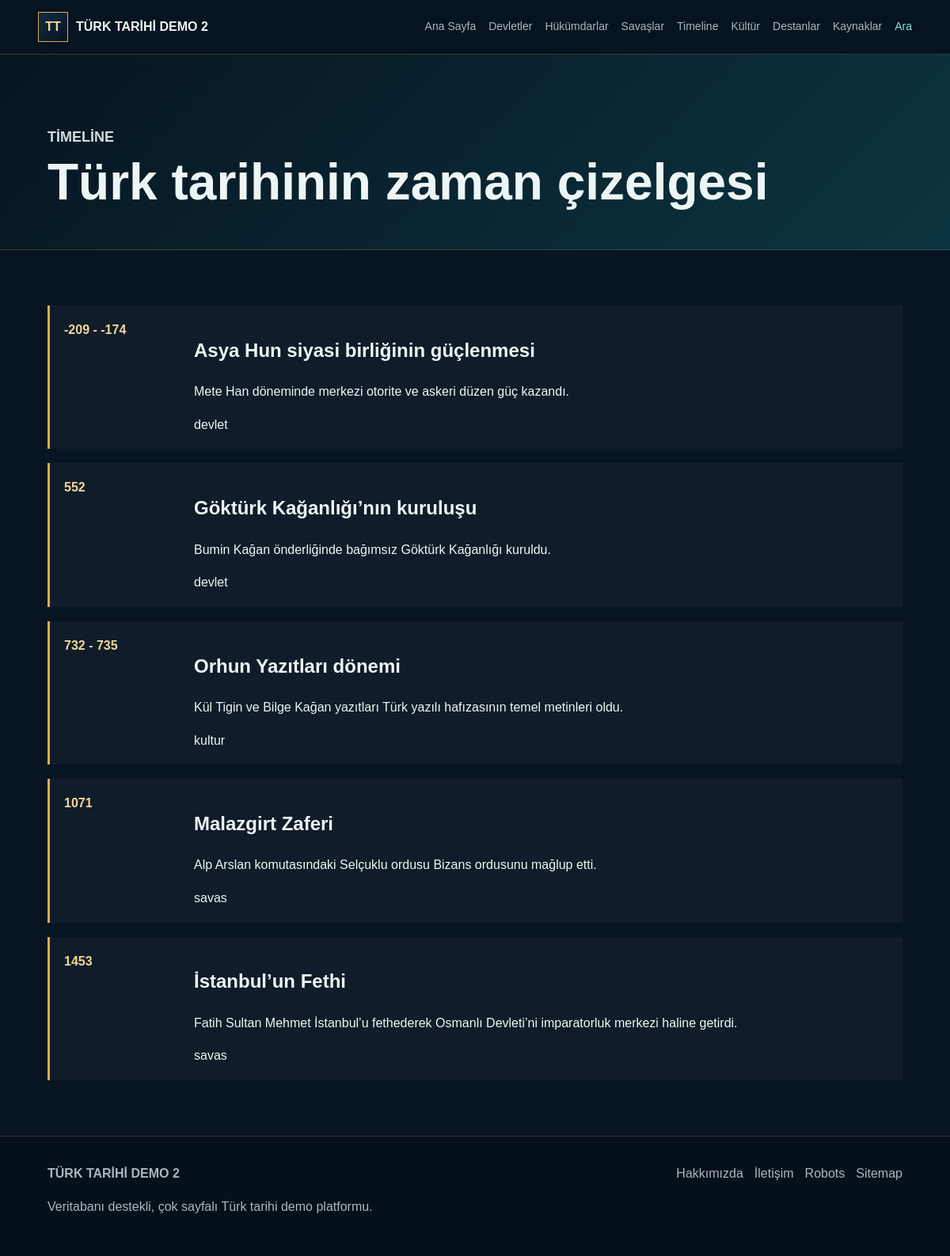
Screenshot of /turk-tarihi/zaman-cizelgesi.php with the database file from the repository.
### tables this page shows
CREATE TABLE timeline_events (
    id INT AUTO_INCREMENT PRIMARY KEY,
    title VARCHAR(180) NOT NULL,
    slug VARCHAR(190) NOT NULL UNIQUE,
    year_start INT,
    year_end INT NULL,
    description TEXT,
    event_type VARCHAR(100),
    related_content_id INT NULL,
    INDEX idx_timeline_slug (slug),
    INDEX idx_timeline_year (year_start),
    INDEX idx_timeline_type (event_type)
);

### turk-tarihi/includes/database.php (called while the page is built, shortened)
<?php
function db(): PDO
{
    static $pdo = null;
    $host = env_value('DB_HOST', '127.0.0.1');
    $port = env_value('DB_PORT', '3306');
    $name = env_value('DB_NAME', '');
    $user = env_value('DB_USER', '');
    $password = env_value('DB_PASSWORD', '');
    $dsn = "mysql:host={$host};port={$port};dbname={$name};charset=utf8mb4";
    try {
        $pdo = new PDO($dsn, $user, $password, [
            PDO::ATTR_ERRMODE => PDO::ERRMODE_EXCEPTION,
            PDO::ATTR_DEFAULT_FETCH_MODE => PDO::FETCH_ASSOC,
            PDO::ATTR_EMULATE_PREPARES => false,
        ]);
    } catch (PDOException $exception) {
        log_error($exception);
        http_response_code(500);
        if (APP_DEBUG) {
            exit('Veritabanı bağlantı hatası: ' . htmlspecialchars($exception->getMessage(), ENT_QUOTES, 'UTF-8'));
        }
        exit('Şu anda sistem bakımda. Lütfen daha sonra tekrar deneyin.');
    }
    return $pdo;
}

### turk-tarihi/includes/functions.php (called while the page is built, shortened)
<?php
require_once __DIR__ . '/database.php';
function e(?string $value): string
{
    return htmlspecialchars((string) $value, ENT_QUOTES, 'UTF-8');
}
function fetch_all(string $sql, array $params = []): array
{
    $statement = db()->prepare($sql);
    $statement->execute($params);
    return $statement->fetchAll();
}
function get_timeline_events(int $limit = 100): array
{
    return fetch_all('SELECT * FROM timeline_events ORDER BY year_start ASC LIMIT ' . (int) $limit);
}

### turk-tarihi/zaman-cizelgesi.php (the view, shortened to what this page needs)
<?php
require_once __DIR__ . '/includes/functions.php';
$events = get_timeline_events();
include __DIR__ . '/includes/header.php';
?>
<section class="page-hero compact"><p class="eyebrow">Timeline</p><h1>Türk tarihinin zaman çizelgesi</h1></section>
<section class="section timeline" data-timeline>
    <?php foreach ($events as $event): ?>
        <article class="timeline-item">
            <time><?= e($event['year_start']) ?><?= $event['year_end'] ? ' - ' . e($event['year_end']) : '' ?></time>
            <div><h2><?= e($event['title']) ?></h2><p><?= e($event['description']) ?></p><span><?= e($event['event_type']) ?></span></div>
        </article>
    <?php endforeach; ?>
</section>
<?php include __DIR__ . '/includes/footer.php'; ?>

### turk-tarihi/assets/css/main.css (style rules this page uses)
:root { --navy: #071421; --navy-2: #0b2033; --teal: #0f8f8f; --teal-soft: #8de2d8; --gold: #d8ad55; --gold-2: #f0d79a; --ink: #edf6f5; --muted: #a8b8bc; --line: rgba(216, 173, 85, .25); --panel: rgba(9, 28, 43, .88); --shadow: 0 20px 60px rgba(0, 0, 0, .32); }
* { box-sizing: border-box; }
html { scroll-behavior: smooth; }
body { margin: 0; font-family: Arial, Helvetica, sans-serif; color: var(--ink); background: var(--navy); line-height: 1.6; }
.hero h1, .page-hero h1, .detail-hero h1 { margin: 0; font-size: clamp(42px, 8vw, 96px); line-height: .95; letter-spacing: 0; }
.hero p, .page-hero p, .detail-hero p { max-width: 760px; color: #d3dfdf; font-size: 18px; }
.eyebrow { margin: 0 0 12px; color: var(--gold-2); text-transform: uppercase; font-size: 12px; font-weight: 800; }
.section { padding: 70px clamp(20px, 5vw, 80px); }
.page-hero { padding: 90px clamp(20px, 5vw, 80px) 54px; background: linear-gradient(135deg, #071421, #0b3540); border-bottom: 1px solid var(--line); }
.page-hero.compact h1 { font-size: clamp(34px, 6vw, 64px); }
.timeline { position: relative; display: grid; gap: 18px; }
.timeline-item { display: grid; grid-template-columns: 140px 1fr; gap: 24px; padding: 18px; border-left: 3px solid var(--gold); background: rgba(255, 255, 255, .035); }
.timeline-item time { color: var(--gold-2); font-weight: 800; }

### rows the page displays
timeline_events: year_start "-209", year_end "-174", title "Asya Hun siyasi birliğinin güçlenmesi", description "Mete Han döneminde merkezi otorite ve askeri düzen güç kazandı.", event_type "devlet"
timeline_events: year_start "552", title "Göktürk Kağanlığı’nın kuruluşu", description "Bumin Kağan önderliğinde bağımsız Göktürk Kağanlığı kuruldu.", event_type "devlet"
timeline_events: year_start "732", year_end "735", title "Orhun Yazıtları dönemi", description "Kül Tigin ve Bilge Kağan yazıtları Türk yazılı hafızasının temel metinleri oldu.", event_type "kultur"
timeline_events: year_start "1071", title "Malazgirt Zaferi", description "Alp Arslan komutasındaki Selçuklu ordusu Bizans ordusunu mağlup etti.", event_type "savas"
timeline_events: year_start "1453", title "İstanbul’un Fethi", description "Fatih Sultan Mehmet İstanbul’u fethederek Osmanlı Devleti’ni imparatorluk merkezi haline getirdi.", event_type "savas"

### other values shown
APP_NAME "TÜRK TARİHİ DEMO 2"
$label "Ana Sayfa"
$label "Devletler"
$label "Hükümdarlar"
$label "Savaşlar"
$label "Timeline"
$label "Kültür"
$label "Destanlar"
$label "Kaynaklar"
